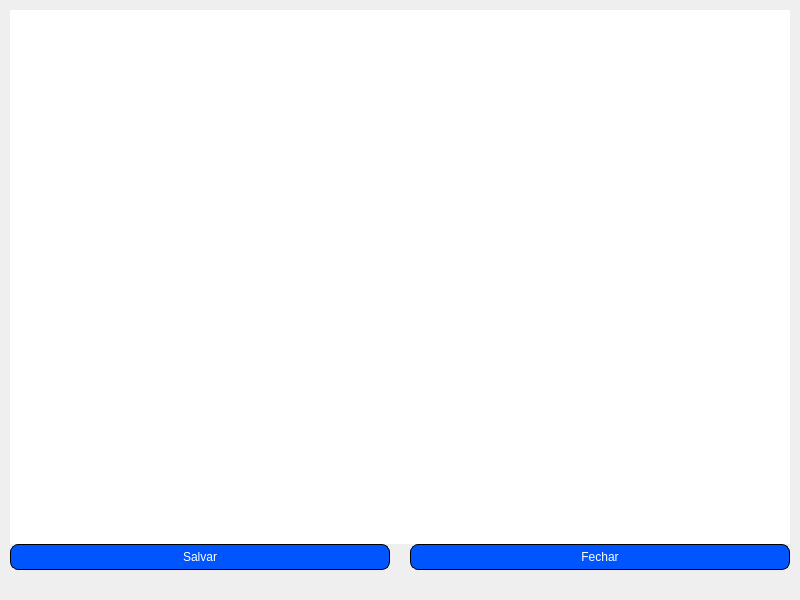
<?xml version="1.0" encoding="UTF-8"?>
<ui version="4.0">
 <class>MainWindow</class>
 <widget class="QMainWindow" name="MainWindow">
  <property name="geometry">
   <rect>
    <x>0</x>
    <y>0</y>
    <width>800</width>
    <height>600</height>
   </rect>
  </property>
  <property name="windowTitle">
   <string>MainWindow</string>
  </property>
  <widget class="QWidget" name="centralwidget">
   <layout class="QVBoxLayout" name="verticalLayout">
    <property name="spacing">
     <number>0</number>
    </property>
    <property name="leftMargin">
     <number>0</number>
    </property>
    <property name="topMargin">
     <number>0</number>
    </property>
    <property name="rightMargin">
     <number>0</number>
    </property>
    <property name="bottomMargin">
     <number>0</number>
    </property>
    <item>
     <widget class="QFrame" name="frame">
      <property name="frameShape">
       <enum>QFrame::NoFrame</enum>
      </property>
      <property name="frameShadow">
       <enum>QFrame::Raised</enum>
      </property>
      <layout class="QVBoxLayout" name="verticalLayout_2">
       <property name="spacing">
        <number>0</number>
       </property>
       <property name="leftMargin">
        <number>0</number>
       </property>
       <property name="topMargin">
        <number>0</number>
       </property>
       <property name="rightMargin">
        <number>0</number>
       </property>
       <property name="bottomMargin">
        <number>0</number>
       </property>
       <item>
        <widget class="QScrollArea" name="scrollArea">
         <property name="frameShape">
          <enum>QFrame::NoFrame</enum>
         </property>
         <property name="widgetResizable">
          <bool>true</bool>
         </property>
         <widget class="QWidget" name="scrollAreaWidgetContents">
          <property name="geometry">
           <rect>
            <x>0</x>
            <y>0</y>
            <width>800</width>
            <height>534</height>
           </rect>
          </property>
          <layout class="QVBoxLayout" name="verticalLayout_3">
           <property name="spacing">
            <number>0</number>
           </property>
           <property name="leftMargin">
            <number>10</number>
           </property>
           <property name="topMargin">
            <number>10</number>
           </property>
           <property name="rightMargin">
            <number>10</number>
           </property>
           <property name="bottomMargin">
            <number>0</number>
           </property>
           <item>
            <widget class="QPlainTextEdit" name="texto">
             <property name="styleSheet">
              <string notr="true">font: 14pt &quot;Arial&quot;;</string>
             </property>
             <property name="frameShape">
              <enum>QFrame::NoFrame</enum>
             </property>
             <property name="readOnly">
              <bool>true</bool>
             </property>
             <property name="centerOnScroll">
              <bool>false</bool>
             </property>
            </widget>
           </item>
          </layout>
         </widget>
        </widget>
       </item>
      </layout>
     </widget>
    </item>
    <item>
     <widget class="QFrame" name="frame_2">
      <property name="sizePolicy">
       <sizepolicy hsizetype="Preferred" vsizetype="Maximum">
        <horstretch>0</horstretch>
        <verstretch>0</verstretch>
       </sizepolicy>
      </property>
      <property name="frameShape">
       <enum>QFrame::NoFrame</enum>
      </property>
      <property name="frameShadow">
       <enum>QFrame::Raised</enum>
      </property>
      <layout class="QHBoxLayout" name="horizontalLayout">
       <property name="spacing">
        <number>20</number>
       </property>
       <property name="leftMargin">
        <number>10</number>
       </property>
       <property name="topMargin">
        <number>0</number>
       </property>
       <property name="rightMargin">
        <number>10</number>
       </property>
       <property name="bottomMargin">
        <number>30</number>
       </property>
       <item>
        <widget class="QPushButton" name="salvar">
         <property name="styleSheet">
          <string notr="true">QPushButton {
	
	background-color: rgb(0, 85, 255);
	border-radius:8px;
	border:1px solid #000000;
	font: 75 16pt &quot;Arial&quot;;
	color: rgb(255, 255, 255);
	padding:5px 5px;
	text-decoration:none;
}
QPushButton:hover {
	
	background-color: rgb(0, 107, 255);
}
QPushButton:active {
	position:relative;
	top:1px;}</string>
         </property>
         <property name="text">
          <string>Salvar</string>
         </property>
        </widget>
       </item>
       <item>
        <widget class="QPushButton" name="fechar">
         <property name="styleSheet">
          <string notr="true">QPushButton {
	
	background-color: rgb(0, 85, 255);
	border-radius:8px;
	border:1px solid #000000;
	font: 75 16pt &quot;Arial&quot;;
	color: rgb(255, 255, 255);
	padding:5px 5px;
	text-decoration:none;
}
QPushButton:hover {
	
	background-color: rgb(0, 107, 255);
}
QPushButton:active {
	position:relative;
	top:1px;}</string>
         </property>
         <property name="text">
          <string>Fechar</string>
         </property>
        </widget>
       </item>
      </layout>
     </widget>
    </item>
   </layout>
  </widget>
 </widget>
 <resources/>
 <connections/>
</ui>
